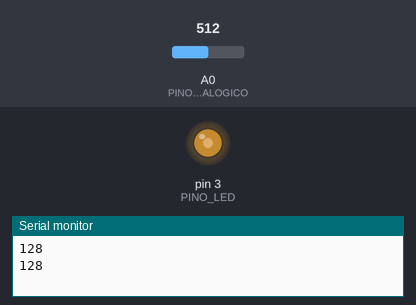
Bench run of a sketch on a simulated Arduino Uno, built with avr-gcc and run on an emulated ATmega328P. Shown: output pins drawn as LEDs (lit = HIGH), the last lines printed to the serial monitor. The inputs (shaded band) are chosen by the test bench; at power-on: A0 (PINO_ANALOGICO) = 512.

Above: at 1.8 s.
1.9 s: A0 (PINO_ANALOGICO) set to 716
At 2.5 s:
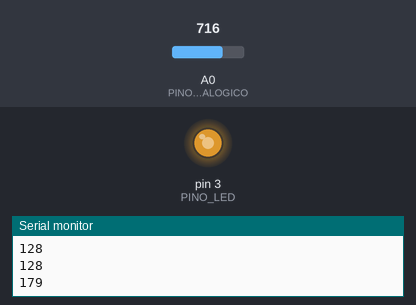
3.5 s: A0 (PINO_ANALOGICO) set to 900
At 5.2 s:
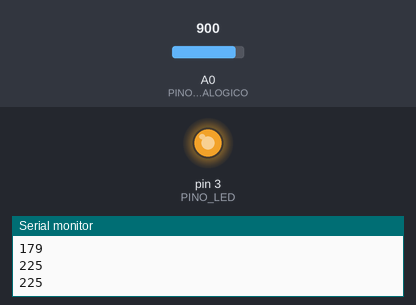
5.5 s: A0 (PINO_ANALOGICO) set to 122
At 6.8 s:
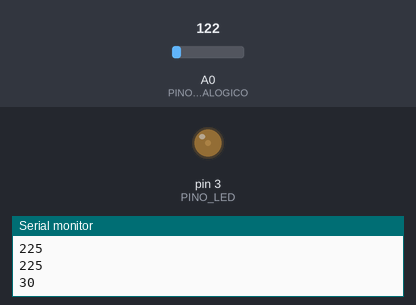
7.5 s: A0 (PINO_ANALOGICO) set to 0
At 8.3 s:
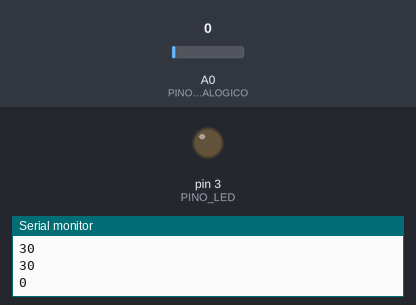
Timing chart, 0 to 10.5 s (numbered marks = the images above; inputs shaded):
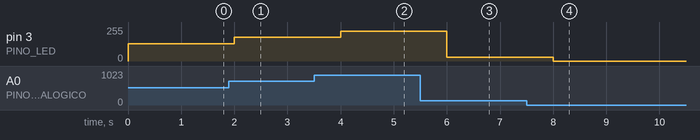

Measured:
- after the input at 1.9 s, pin 3 (PINO_LED): 128/255 → 179/255 after 0.10 s
- after the input at 3.5 s, pin 3 (PINO_LED): 179/255 → 225/255 after 0.50 s
- after the input at 5.5 s, pin 3 (PINO_LED): 225/255 → 30/255 after 0.50 s
- after the input at 7.5 s, pin 3 (PINO_LED): 30/255 → 0/255 after 0.50 s

The sketch:

pino_a0_leitura_analogico_le_botao.ino
```cpp
const int BITS_SEGUNDO = 9600;
const int PINO_ANALOGICO = A0;
const int PINO_LED = 3;

int valorAtualPinoAnalogico = 0;

void setup() {
  Serial.begin(BITS_SEGUNDO);
  pinMode (PINO_LED, OUTPUT);
}

void loop() {
  valorAtualPinoAnalogico = analogRead(PINO_ANALOGICO);
  int brilhoAtualLed = valorAtualPinoAnalogico / 4;
  analogWrite(PINO_LED, brilhoAtualLed);
  Serial.println(brilhoAtualLed);
  delay(1000);
}
```
